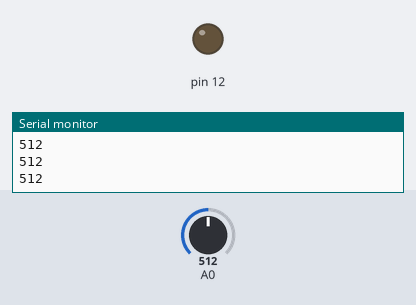
A sketch run on a simulated Arduino Uno, built with avr-gcc and run on an emulated ATmega328P. Shown: output pins drawn as LEDs (lit = HIGH), the last lines printed to the serial monitor. The test bench sets the inputs (shaded band); at power-on: A0 = 512.

Above: at 1.2 s.
1.3 s: A0 set to 483
At 1.8 s:
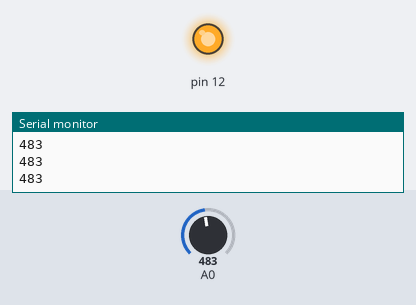
2.8 s: A0 set to 510
At 4.0 s:
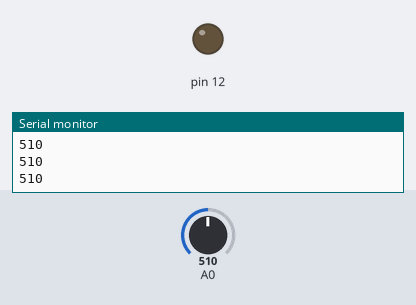
4.3 s: A0 set to 490
At 5.6 s:
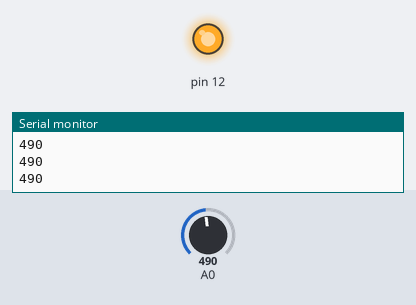
Timing chart, 0 to 7.3 s (numbered marks = the images above; inputs shaded):
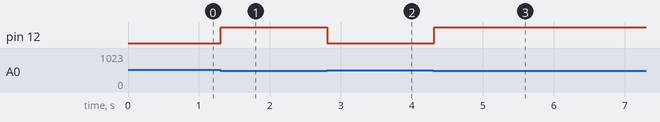

Measured:
- the behaviour switches between 500 and 499 on A0 (found by bisection; images 0 and 1)
- after the input at 1.3 s, pin 12: LOW → HIGH at once
- after the input at 2.8 s, pin 12: HIGH → LOW at once
- after the input at 4.3 s, pin 12: LOW → HIGH at once

The sketch:

arduino_veilleuse.ino
```cpp
int seuil = 500;
void setup() {
  pinMode(12, OUTPUT);
  Serial.begin(9600);
}
void loop() {
  int lumiere = analogRead(A0);
  Serial.println(lumiere);
  if (lumiere < seuil) {
    digitalWrite(12, HIGH);
  } else {
    digitalWrite(12, LOW);
  }
  delay(100);
}
```
